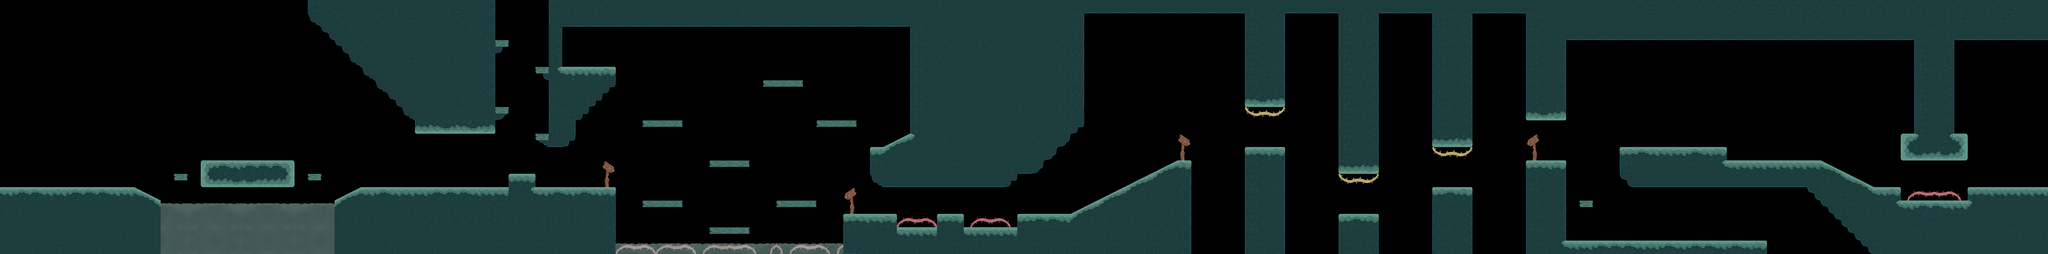

A 2D game scene composited from a Tiled map and its tileset images. What follows is a short description and the map's XML, with each tile layer's data collapsed to a summary:
An orthogonal 153x19 tile map with 128x128 px tiles, 3 tile layers (Map, Maderas, AguaFront), 2 hidden layers not drawn, 15 tilesets and 688 objects (6x Ninfa, 5x Player, SkillPointOrb, SavePoint).

<map version="1.10" tiledversion="1.10.2" orientation="orthogonal" renderorder="right-down" width="153" height="19" tilewidth="128" tileheight="128" infinite="0" nextlayerid="52" nextobjectid="2043">
 <properties>
  <property name="Ground" type="bool" value="true" />
  <property name="Navigation" type="bool" value="true" />
 </properties>
 <tileset firstgid="1" name="Atlas_Bosque_V2" tilewidth="128" tileheight="128" tilecount="64" columns="8">
  <image source="Forest/Atlas_Forest.png" width="1024" height="1024" />
  <wangsets>
   <wangset name="MixTierra" type="mixed" tile="-1">
    <wangcolor name="Tierra" color="#ff0000" tile="-1" probability="1" />
    <wangtile tileid="30" wangid="1,1,1,1,1,1,1,1" />
    <wangtile tileid="31" wangid="1,1,1,1,1,1,1,1" />
    <wangtile tileid="36" wangid="1,1,1,1,1,1,1,1" />
    <wangtile tileid="38" wangid="1,1,1,1,1,1,1,1" />
    <wangtile tileid="39" wangid="1,1,1,1,1,1,1,1" />
   </wangset>
  </wangsets>
 </tileset>
 <tileset firstgid="65" name="Espinas" tilewidth="128" tileheight="128" tilecount="64" columns="8">
  <image source="Forest/Archivo PSD Espinas.png" width="1024" height="1024" />
 </tileset>
 <tileset firstgid="129" name="MapMetadata" tilewidth="128" tileheight="128" tilecount="2" columns="2">
  <image source="Pathfinding/MapMetadata.png" trans="ffffff" width="256" height="128" />
 </tileset>
 <tileset firstgid="131" name="F_Bosque_V6_01" tilewidth="2304" tileheight="1444" tilecount="1" columns="1">
  <image source="Forest/Fondo_Vigente/06_F_Ninfas/F_Bosque_V6_01.png" width="2304" height="1444" />
 </tileset>
 <tileset firstgid="132" name="F_Bosque_V6_02" tilewidth="2304" tileheight="1444" tilecount="1" columns="1">
  <image source="Forest/Fondo_Vigente/06_F_Ninfas/F_Bosque_V6_02.png" width="2304" height="1444" />
 </tileset>
 <tileset firstgid="133" name="F_Bosque_V6_03" tilewidth="2304" tileheight="1444" tilecount="1" columns="1">
  <image source="Forest/Fondo_Vigente/06_F_Ninfas/F_Bosque_V6_03.png" width="2304" height="1444" />
 </tileset>
 <tileset firstgid="134" name="t_Sueltos_Arbustos_Esquinas" tilewidth="384" tileheight="384" tilecount="12" columns="3">
  <image source="Forest/Fondo_Vigente/Arbustos/t_Sueltos_Arbustos_Esquinas.png" width="1152" height="1536" />
 </tileset>
 <tileset firstgid="146" name="t_Fila_Arbustos" tilewidth="1920" tileheight="640" tilecount="4" columns="1">
  <image source="Forest/Fondo_Vigente/Arbustos/t_Fila_Arbustos.png" width="1920" height="2560" />
 </tileset>
 <tileset firstgid="150" name="F_Bosque_V2_02" tilewidth="2304" tileheight="1444" tilecount="1" columns="1">
  <image source="Forest/Fondo_Vigente/02_F_Repeticion/F_Bosque_V2_02.png" width="2304" height="1444" />
 </tileset>
 <tileset firstgid="151" name="SS_cascada_Transparente" tilewidth="768" tileheight="768" tilecount="6" columns="3">
  <image source="Forest/Aguas/SS_cascada_Transparente.png" width="2304" height="2048" />
  <tile id="0">
   <animation>
    <frame tileid="0" duration="200" />
    <frame tileid="1" duration="200" />
    <frame tileid="2" duration="200" />
    <frame tileid="3" duration="200" />
    <frame tileid="4" duration="200" />
    <frame tileid="5" duration="200" />
   </animation>
  </tile>
 </tileset>
 <tileset firstgid="157" name="t_Fila_Arbustos_02" tilewidth="960" tileheight="640" tilecount="8" columns="2">
  <image source="Forest/Fondo_Vigente/Arbustos/t_Fila_Arbustos_02.png" width="1920" height="2560" />
 </tileset>
 <tileset firstgid="165" name="F_Bosque_V5_05" tilewidth="2304" tileheight="1444" tilecount="1" columns="1">
  <image source="Forest/Fondo_Vigente/05_F_Cambio_Zona/F_Bosque_V5_05.png" width="2304" height="1444" />
 </tileset>
 <tileset firstgid="166" name="Sprite Sheet_Agua_Transparente" tilewidth="128" tileheight="128" tilecount="64" columns="8">
  <image source="Forest/Aguas/Atl_Agua_MuyTransparente.png" width="1024" height="1024" />
  <tile id="0">
   <animation>
    <frame tileid="0" duration="200" />
    <frame tileid="3" duration="200" />
    <frame tileid="6" duration="200" />
    <frame tileid="24" duration="200" />
    <frame tileid="27" duration="200" />
   </animation>
  </tile>
  <tile id="1">
   <animation>
    <frame tileid="1" duration="200" />
    <frame tileid="4" duration="200" />
    <frame tileid="7" duration="200" />
    <frame tileid="25" duration="200" />
    <frame tileid="28" duration="200" />
   </animation>
  </tile>
  <tile id="8">
   <animation>
    <frame tileid="8" duration="200" />
    <frame tileid="11" duration="200" />
    <frame tileid="14" duration="200" />
    <frame tileid="32" duration="200" />
    <frame tileid="35" duration="200" />
   </animation>
  </tile>
  <tile id="9">
   <animation>
    <frame tileid="9" duration="200" />
    <frame tileid="12" duration="200" />
    <frame tileid="15" duration="200" />
    <frame tileid="33" duration="200" />
    <frame tileid="36" duration="200" />
   </animation>
  </tile>
 </tileset>
 <tileset firstgid="230" name="Plantitas" tilewidth="128" tileheight="128" tilecount="64" columns="8">
  <image source="Forest/Fondo_Vigente/Arbustos/Plantitas.png" width="1024" height="1024" />
  <tile id="0">
   <animation>
    <frame tileid="0" duration="300" />
    <frame tileid="1" duration="300" />
    <frame tileid="2" duration="300" />
   </animation>
  </tile>
  <tile id="3">
   <animation>
    <frame tileid="3" duration="250" />
    <frame tileid="4" duration="250" />
    <frame tileid="5" duration="250" />
   </animation>
  </tile>
  <tile id="6">
   <animation>
    <frame tileid="6" duration="250" />
    <frame tileid="7" duration="250" />
    <frame tileid="8" duration="250" />
   </animation>
  </tile>
  <tile id="9">
   <animation>
    <frame tileid="9" duration="300" />
    <frame tileid="10" duration="300" />
    <frame tileid="11" duration="300" />
   </animation>
  </tile>
  <tile id="12">
   <animation>
    <frame tileid="12" duration="200" />
    <frame tileid="13" duration="200" />
    <frame tileid="14" duration="200" />
   </animation>
  </tile>
  <tile id="15">
   <animation>
    <frame tileid="15" duration="275" />
    <frame tileid="16" duration="275" />
    <frame tileid="17" duration="275" />
   </animation>
  </tile>
 </tileset>
 <tileset firstgid="294" name="F_Bosque_02" tilewidth="2304" tileheight="1444" tilecount="1" columns="1">
  <image source="Forest/Fondo_Vigente/01_F_Inicio/F_Bosque_02.png" width="2304" height="1444" />
 </tileset>
 <objectgroup id="18" name="Fondo1">
  <properties>
   <property name="BG" type="bool" value="true" />
   <property name="Draw" type="bool" value="true" />
   <property name="ParalaxX" type="float" value="0.8" />
  </properties>
  <object id="589" gid="131" x="14592" y="1792" width="2708" height="1792" />
  <object id="590" gid="131" x="17280" y="1792" width="2328" height="1792" />
  <object id="613" gid="131" x="11392" y="2432" width="3220" height="2432" />
  <object id="618" gid="131" x="8960" y="2432" width="2468" height="2432" />
  <object id="619" gid="131" x="5376" y="2432" width="3612" height="2432" />
  <object id="620" gid="131" x="768" y="2432" width="4632" height="2560" />
  <object id="626" gid="131" x="-2816" y="1920" width="3712" height="2048" />
  <object id="728" gid="131" x="19584" y="1792" width="2304" height="1444" />
  <object id="729" gid="131" x="21888" y="1792" width="2304" height="1444" />
 </objectgroup>
 <objectgroup id="20" name="Fondo2">
  <properties>
   <property name="BG" type="bool" value="true" />
   <property name="Draw" type="bool" value="true" />
   <property name="ParalaxX" type="float" value="0.9" />
  </properties>
  <object id="586" gid="132" x="17288.1" y="1874.55" width="1948" height="1664" />
  <object id="587" gid="132" x="14592" y="1792" width="2703.15" height="1572" />
  <object id="595" gid="1073741956" x="14592" y="5888" width="3672" height="4096" />
  <object id="615" gid="132" x="11392" y="2432" width="3240" height="2304" />
  <object id="616" gid="132" x="8704" y="2432" width="2715.27" height="2304" />
  <object id="617" gid="132" x="5376" y="2432" width="3352.24" height="2432" />
  <object id="627" gid="132" x="-2816" y="2048" width="3760" height="2304" />
  <object id="628" gid="132" x="896" y="2304" width="4508" height="2176" />
  <object id="629" gid="1073741956" x="-1670.06" y="5644.12" width="7068" height="3584" />
  <object id="726" gid="1073741956" x="18176" y="5888" width="3200" height="4096" />
  <object id="750" gid="132" x="19216" y="1852" width="1964" height="1664" />
  <object id="751" gid="132" x="21120" y="1872" width="1920" height="1664" />
 </objectgroup>
 <objectgroup id="21" name="Plantas Back">
  <properties>
   <property name="BG" type="bool" value="true" />
   <property name="Draw" type="bool" value="true" />
   <property name="ParalaxX" type="float" value="1" />
  </properties>
  <object id="634" gid="133" x="-896" y="1792" width="2304" height="2048" />
  <object id="1753" gid="1073742054" x="8602" y="1876" width="128" height="128" />
  <object id="1755" gid="1073742054" x="9244" y="1882" width="128" height="128" />
  <object id="1757" gid="230" x="7576" y="1942" width="128" height="128" />
  <object id="1760" gid="230" x="7636" y="1936" width="128" height="128" />
  <object id="1762" gid="242" x="6922" y="1548" width="128" height="128" />
  <object id="1764" gid="233" x="7904" y="1152" width="140" height="140" />
  <object id="1766" gid="233" x="7540" y="790" width="128" height="128" />
  <object id="1767" gid="236" x="7310" y="780" width="128" height="128" />
  <object id="1768" gid="236" x="6900" y="2190" width="128" height="128" />
  <object id="1770" gid="233" x="6194" y="1930" width="128" height="128" />
  <object id="1771" gid="242" x="6386" y="1930" width="128" height="128" />
  <object id="1772" gid="242" x="6160" y="1174" width="128" height="128" />
  <object id="1775" gid="236" x="6388" y="1170" width="128" height="128" />
  <object id="1849" gid="230" x="8014" y="1146" width="128" height="128" />
  <object id="1854" gid="233" x="5708" y="648" width="128" height="128" />
  <object id="1855" gid="242" x="5380" y="630" width="128" height="128" />
  <object id="1860" gid="242" x="5326" y="1802" width="128" height="128" />
  <object id="1862" gid="242" x="1926" y="1540" width="128" height="128" />
  <object id="1865" gid="233" x="2696" y="1550" width="128" height="128" />
  <object id="1867" gid="1073742057" x="2064" y="1938" width="128" height="128" />
  <object id="1868" gid="1073742057" x="2376" y="1946" width="128" height="128" />
  <object id="1872" gid="1073742066" x="2564" y="1934" width="128" height="128" />
  <object id="1873" gid="1073742066" x="2190" y="1930" width="128" height="128" />
  <object id="1875" gid="1073742060" x="2296" y="1894" width="128" height="128" />
  <object id="1876" gid="233" x="7430" y="1956" width="128" height="128" />
  <object id="1877" gid="1073742060" x="6176" y="1328" width="128" height="128" />
  <object id="1880" gid="1073742063" x="6140" y="2104" width="128" height="128" />
  <object id="1881" gid="1073742063" x="6286" y="2116" width="128" height="128" />
  <object id="1883" gid="1073742063" x="6894" y="1736" width="128" height="128" />
  <object id="1884" gid="1073742063" x="7034" y="1718" width="128" height="128" />
  <object id="1885" gid="1073742063" x="6922" y="2368" width="128" height="128" />
  <object id="1886" gid="1073742063" x="6784" y="2354" width="128" height="128" />
  <object id="1887" gid="1073742063" x="7420" y="2100" width="128" height="128" />
  <object id="1889" gid="1073742054" x="7558" y="2126" width="128" height="128" />
  <object id="1890" gid="1073742054" x="7812" y="1334" width="128" height="128" />
  <object id="1891" gid="1073742054" x="7420" y="956" width="128" height="128" />
  <object id="1892" gid="1073742054" x="5612" y="1066" width="128" height="128" />
  <object id="1895" gid="3221225702" x="5468" y="1218" width="128" height="128" />
  <object id="1896" gid="3221225702" x="5740" y="942" width="128" height="128" />
  <object id="1897" gid="3221225717" x="8063.27" y="1315.52" width="128" height="128" />
  <object id="1901" gid="245" x="5066.3" y="1812.48" width="173.455" height="173.455" />
  <object id="1902" gid="245" x="4743.58" y="1825.39" width="173.455" height="173.455" />
  <object id="1903" gid="245" x="5170.85" y="1319.33" width="173.455" height="173.455" />
  <object id="1904" gid="2147483893" x="4655.7" y="1040.55" width="173.455" height="173.455" />
  <object id="1905" gid="236" x="5151.15" y="654.909" width="128" height="128" />
  <object id="1906" gid="236" x="4672.12" y="413.455" width="155.273" height="155.273" />
  <object id="1913" gid="230" x="11076" y="1652" width="128" height="128" />
  <object id="1914" gid="230" x="10790" y="1790" width="128" height="128" />
  <object id="1915" gid="230" x="10642" y="1862" width="128" height="128" />
  <object id="1916" gid="230" x="10414" y="1962" width="128" height="128" />
  <object id="1926" gid="239" x="10086" y="2066" width="128" height="128" />
  <object id="1928" gid="239" x="10720" y="1798" width="128" height="128" />
  <object id="1930" gid="239" x="10870" y="1736" width="128" height="128" />
  <object id="1931" gid="239" x="10938" y="1702" width="128" height="128" />
  <object id="1932" gid="230" x="11000" y="1686" width="128" height="128" />
  <object id="1933" gid="230" x="11160" y="1604" width="128" height="128" />
  <object id="1934" gid="236" x="11306" y="1600" width="128" height="128" />
  <object id="1937" gid="236" x="11846" y="1448" width="128" height="128" />
  <object id="1938" gid="3221225708" x="11848" y="1558" width="128" height="128" />
  <object id="1943" gid="3221225708" x="14008" y="1948" width="128" height="128" />
  <object id="1944" gid="2147483884" x="14010" y="1838" width="128" height="128" />
  </objectgroup>
 <objectgroup id="50" name="Fondo2-Agua">
  <properties>
   <property name="BG" type="bool" value="true" />
   <property name="Draw" type="bool" value="true" />
   <property name="ParalaxX" type="float" value="0.9" />
  </properties>
  <!-- 8 objects omitted --></objectgroup>
 <objectgroup id="36" name="Forest3 - Luces">
  <properties>
   <property name="BG" type="bool" value="true" />
   <property name="Draw" type="bool" value="true" />
   <property name="ParalaxX" type="float" value="1" />
  </properties>
  <!-- 34 objects omitted --></objectgroup>
 <objectgroup id="22" name="Fondo4">
  <properties>
   <property name="BG" type="bool" value="true" />
   <property name="Draw" type="bool" value="true" />
   <property name="ParalaxX" type="float" value="1" />
  </properties>
  <!-- 91 objects omitted --></objectgroup>
 <objectgroup id="37" name="Cascada">
  <properties>
   <property name="BG" type="bool" value="true" />
   <property name="Draw" type="bool" value="true" />
   <property name="ParalaxX" type="float" value="1" />
  </properties>
  <!-- 4 objects omitted --></objectgroup>
 <objectgroup id="47" name="Planitas">
  <properties>
   <property name="BG" type="bool" value="true" />
   <property name="Draw" type="bool" value="true" />
  </properties>
  <!-- 31 objects omitted --></objectgroup>
 <objectgroup id="49" name="PlantitasFrontPlantitas">
  <properties>
   <property name="BG" type="bool" value="true" />
   <property name="Draw" type="bool" value="true" />
  </properties>
  <!-- 12 objects omitted --></objectgroup>
 <layer id="1" name="Map" width="153" height="19">
  <properties>
   <property name="Draw" type="bool" value="true" />
  </properties>
  <data>[2907 cells, 1189 non-empty, 41 distinct tile ids]</data>
 </layer>
 <layer id="51" name="Maderas" width="153" height="19">
  <properties>
   <property name="Draw" type="bool" value="true" />
  </properties>
  <data>[2907 cells, 4 non-empty, 1 distinct tile ids]</data>
 </layer>
 <layer id="43" name="AguaFront" width="153" height="19">
  <properties>
   <property name="Draw" type="bool" value="true" />
   <property name="Front" type="bool" value="true" />
  </properties>
  <data>[2907 cells, 83 non-empty, 7 distinct tile ids]</data>
 </layer>
 <objectgroup id="42" name="Fondos4-F-Cascada">
  <properties>
   <property name="BG" type="bool" value="true" />
   <property name="Draw" type="bool" value="true" />
   <property name="Front" type="bool" value="true" />
   <property name="ParalaxX" type="float" value="1" />
  </properties>
  <!-- 53 objects omitted --></objectgroup>
 <objectgroup id="40" name="Cascadas-F">
  <properties>
   <property name="BG" type="bool" value="true" />
   <property name="Draw" type="bool" value="true" />
   <property name="Front" type="bool" value="true" />
   <property name="ParalaxX" type="float" value="1" />
  </properties>
  <!-- 4 objects omitted --></objectgroup>
 <objectgroup id="38" name="Fondo4-F">
  <properties>
   <property name="BG" type="bool" value="true" />
   <property name="Draw" type="bool" value="true" />
   <property name="Front" type="bool" value="true" />
   <property name="ParalaxX" type="float" value="1" />
  </properties>
  <!-- 216 objects omitted --></objectgroup>
 <objectgroup id="39" name="Fondo5-F">
  <properties>
   <property name="Draw" type="bool" value="true" />
   <property name="Front" type="bool" value="true" />
   <property name="ParalaxX" type="float" value="1.1" />
  </properties>
  <!-- 3 objects omitted --></objectgroup>
 <objectgroup id="45" name="Fondo6-F">
  <properties>
   <property name="BG" type="bool" value="true" />
   <property name="Draw" type="bool" value="true" />
   <property name="Front" type="bool" value="true" />
   <property name="ParalaxX" type="float" value="1" />
  </properties>
  <!-- 21 objects omitted --></objectgroup>
 <objectgroup id="33" name="Rampas" visible="0">
  <properties>
   <property name="Polygon" type="bool" value="true" />
  </properties>
  <!-- 13 objects omitted --></objectgroup>
 <objectgroup color="#aa0000" id="19" name="Spikes" visible="0">
  <properties>
   <property name="Danger" type="bool" value="true" />
   <property name="Square" type="bool" value="true" />
  </properties>
  <!-- 12 objects omitted --></objectgroup>
 <objectgroup id="13" name="Path" visible="0">
  <properties>
   <property name="Path" type="bool" value="true" />
   <property name="Sensor" type="bool" value="true" />
   <property name="Square" type="bool" value="true" />
  </properties>
  <!-- 4 objects omitted --></objectgroup>
 <objectgroup color="#000000" id="8" name="Map" visible="0">
  <properties>
   <property name="Map" type="bool" value="true" />
   <property name="Square" type="bool" value="true" />
  </properties>
  <!-- 61 objects omitted --></objectgroup>
 <objectgroup id="34" name="KeyGate" visible="0">
  <properties>
   <property name="KeyGate" type="bool" value="true" />
   <property name="KeyRegion" value="Bosque" />
   <property name="Sensor" type="bool" value="false" />
   <property name="Square" type="bool" value="true" />
  </properties>
  <!-- 1 objects omitted --></objectgroup>
 <layer id="31" name="GroundNavLayer" width="153" height="19" visible="0">
  <properties>
   <property name="Ground" type="bool" value="true" />
   <property name="Navigation" type="bool" value="true" />
  </properties>
  <data>[2907 cells, 1311 non-empty, 1 distinct tile ids]</data>
 </layer>
 <layer id="32" name="AirNavLayer" width="153" height="19" visible="0">
  <properties>
   <property name="Air" type="bool" value="true" />
   <property name="Navigation" type="bool" value="true" />
  </properties>
  <data>[2907 cells, 1243 non-empty, 1 distinct tile ids]</data>
 </layer>
 <objectgroup id="11" name="EntitiesSpawnPoints" visible="0">
  <!-- 8 objects omitted --></objectgroup>
 <objectgroup id="15" name="PlayerSpawns" visible="0">
  <properties>
   <property name="PlayerSpawns" type="bool" value="true" />
  </properties>
  <!-- 4 objects omitted --></objectgroup>
</map>
<!-- 605 of 688 objects omitted -->
